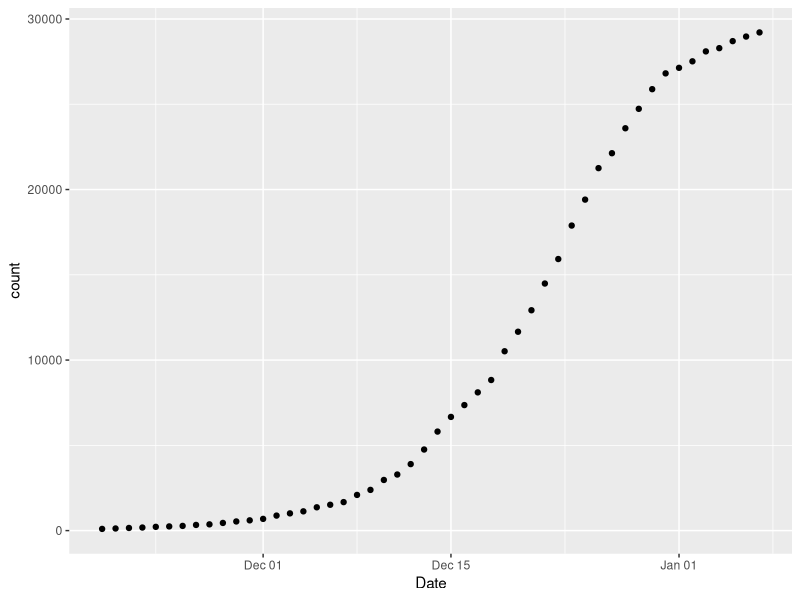

This chart was generated by the following R code:
## synthetic data 

library(dplyr)
library(stringr)
library(lubridate)
library(tibble)
library(purrr)
library(ggplot2)

r <- 0.2 
k <- 30000 
n <- 100
t <- 1:50

pops <- list()
  
pops[[1]] <- n
  
for(i in 2:length(t)) {
  
  nt <- pops[i-1][[1]]
  e <- runif(n = 1,min = -.1,max = .1)
  pops[i] <- nt + (r+e)*nt*(1-(nt/k)) 

  print(pops[i])  
}
  

counts <-  map_dbl(.x = pops,.f = rbind)

SynData <- data.frame(
  Date = Sys.Date() + 1:50,
  TrapType = "Ovisposition",
  Species = "Culex pipiens",
  Sex = "Female",
  count =  round(counts,digits = 0)
)


SynData %>% 
  ggplot(aes(x = Date,y = count)) +
  geom_point()
